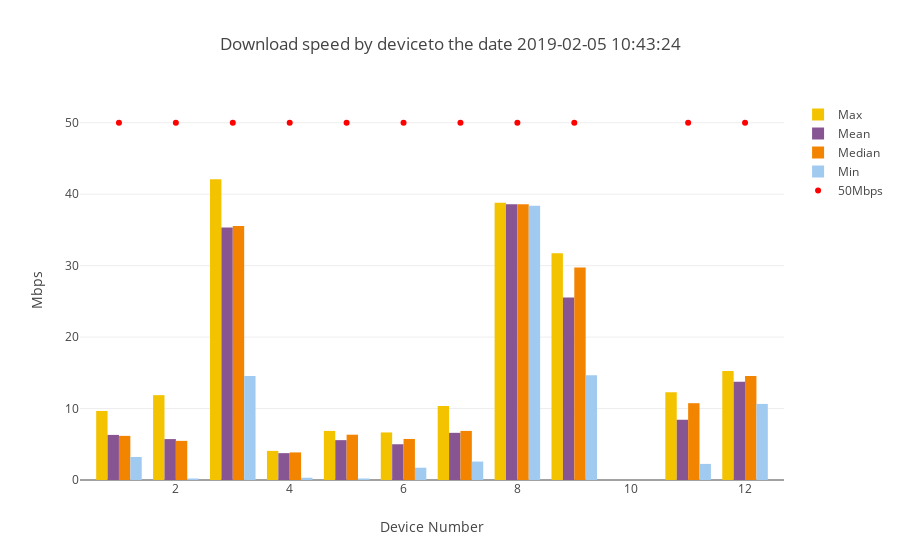

Notebook source saved alongside this figure:
### Code cell
download_summary=mean_max_median_min_by1(download_df,'DOWNLOAD')
device_numbers_d=download_summary["SK_PI"].unique()
download_line=go.Scatter(x=device_numbers_d,y=[50] * len(device_numbers_d), mode='markers',marker=dict(color='red'), name='50Mbps')
combined_bar_plot_4traces(xvalues=download_summary["SK_PI"],
                         yvalues1=download_summary["max"],
                         yvalues2=download_summary["mean"],
                         yvalues3=download_summary["median"],
                         yvalues4=download_summary["min"],
                         name1="Max",
                         name2="Mean",
                         name3="Median",
                         name4="Min",
                         title="Download speed by device"+ title_tail,
                         ytitle="Mbps",
                         line=download_line,
                         stack=False)

### Figure 1 — Plotly figure (JSON) as saved in the notebook; plotly's stock layout.template omitted (floating-point values rounded to 4 significant figures)
{"data": [{"marker": {"color": "#F3C300"}, "name": "Max", "type": "bar", "x": [1, 2, 3, 4, 5, 6, 7, 8, 9, 11, 12], "y": [9.667, 11.88, 42.09, 4.076, 6.871, 6.656, 10.34, 38.81, 31.74, 12.29, 15.26]}, {"marker": {"color": "#875692"}, "name": "Mean", "type": "bar", "x": [1, 2, 3, 4, 5, 6, 7, 8, 9, 11, 12], "y": [6.31, 5.727, 35.33, 3.758, 5.579, 5.005, 6.604, 38.6, 25.54, 8.431, 13.75]}, {"marker": {"color": "#F38400"}, "name": "Median", "type": "bar", "x": [1, 2, 3, 4, 5, 6, 7, 8, 9, 11, 12], "y": [6.175, 5.478, 35.53, 3.86, 6.339, 5.745, 6.871, 38.6, 29.75, 10.75, 14.54]}, {"marker": {"color": "#A1CAF1"}, "name": "Min", "type": "bar", "x": [1, 2, 3, 4, 5, 6, 7, 8, 9, 11, 12], "y": [3.226, 0.21, 14.54, 0.315, 0.21, 1.72, 2.58, 38.4, 14.64, 2.253, 10.65]}, {"marker": {"color": "red"}, "mode": "markers", "name": "50Mbps", "type": "scatter", "x": [1, 2, 3, 4, 5, 6, 7, 8, 9, 11, 12], "y": [50, 50, 50, 50, 50, 50, 50, 50, 50, 50, 50]}], "layout": {"title": "Download speed by deviceto the date 2019-02-05 10:43:24", "xaxis": {"title": "Device Number"}, "yaxis": {"title": "Mbps"}}}
